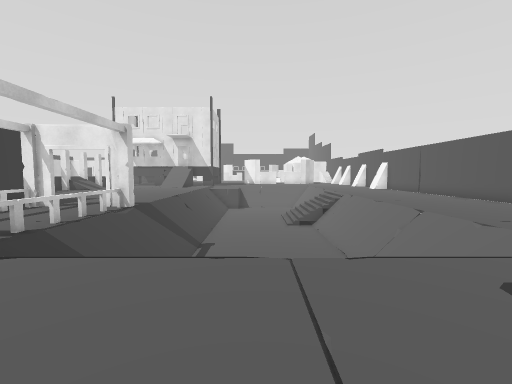
View 1 (above)

24 first-person views from a walk through a 3-D level made in the Unity game engine. The camera is 1.2 m above the floor, tilts 4° down and sees 90° across. The floor is counted in squares, 1 m on a side. Each view is taken from the middle of a square. On the plan, view 1 faces up. The plan holds only what a view shows up to about 12 squares ahead; the rest is blank. The place goes on beyond the plan. The player is left out.

View 2
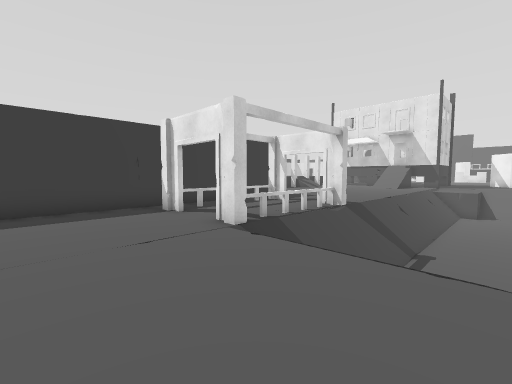

View 3
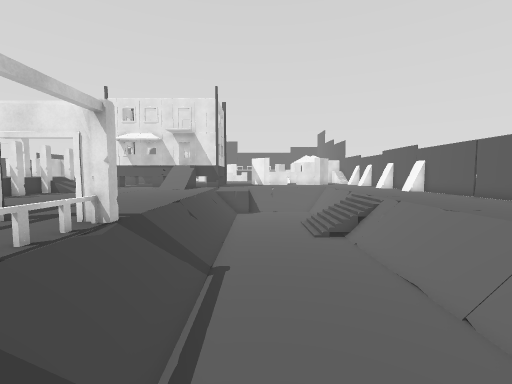

View 4
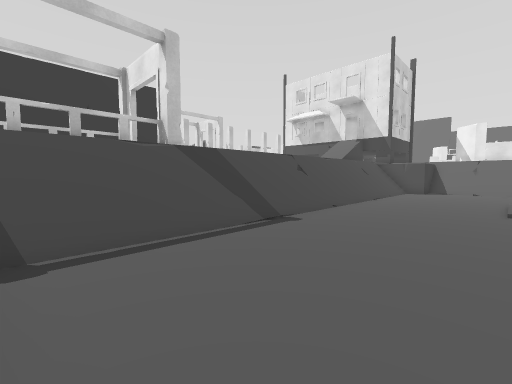

View 5
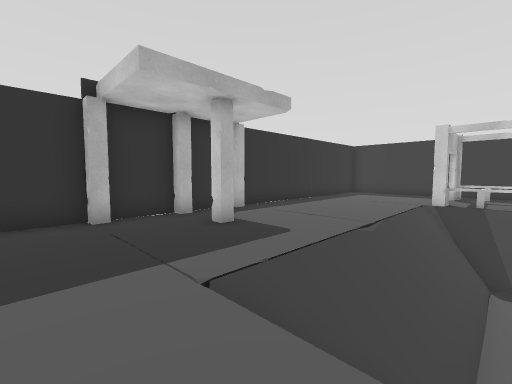

View 6
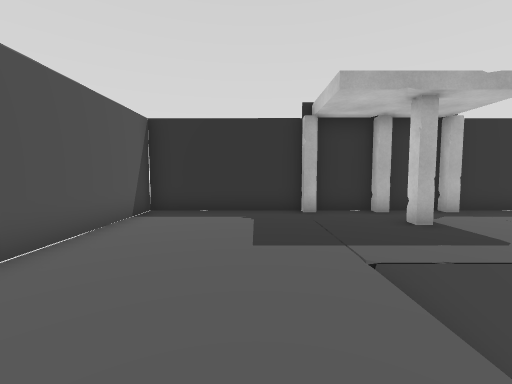

View 7
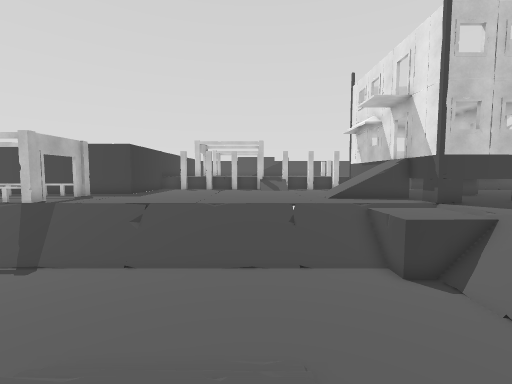

View 8
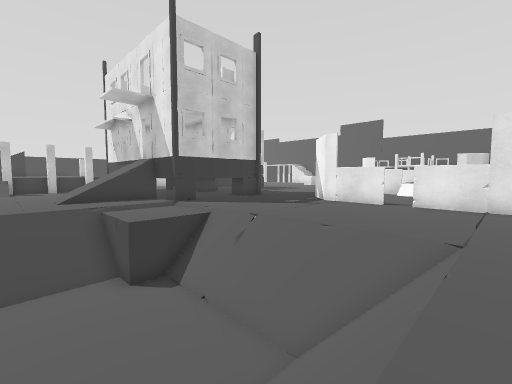

View 9
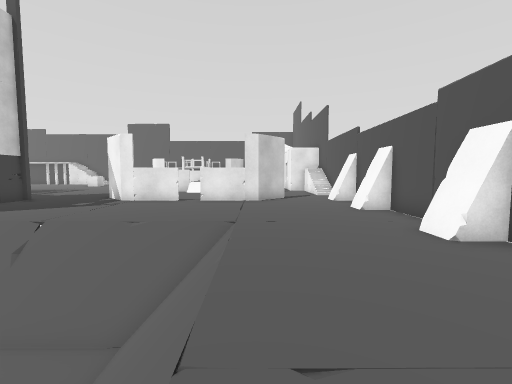

View 10
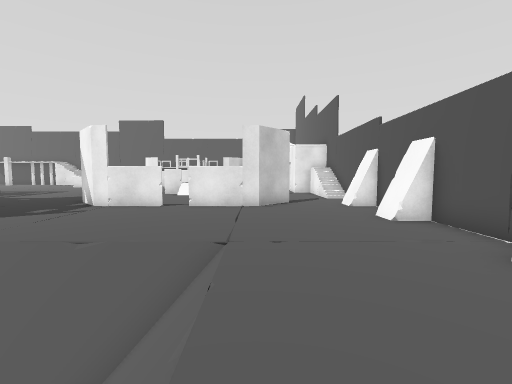

View 11
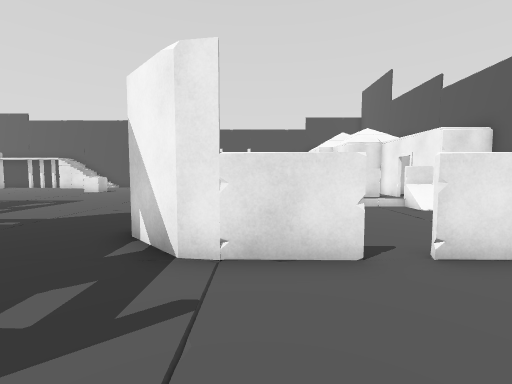

View 12
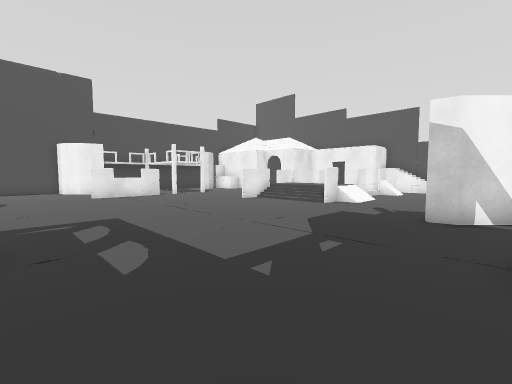

View 13
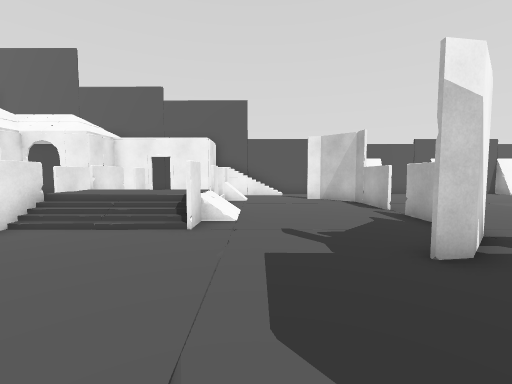

View 14
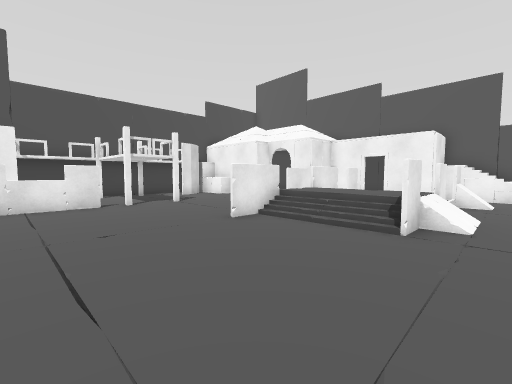

View 15
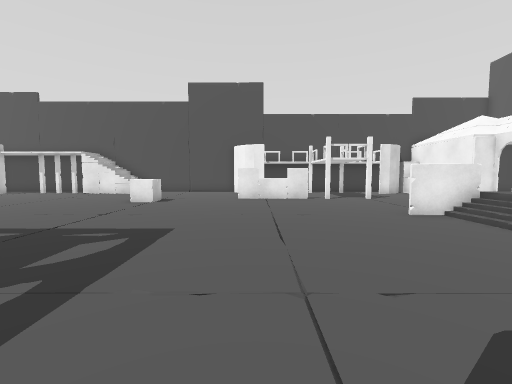

View 16
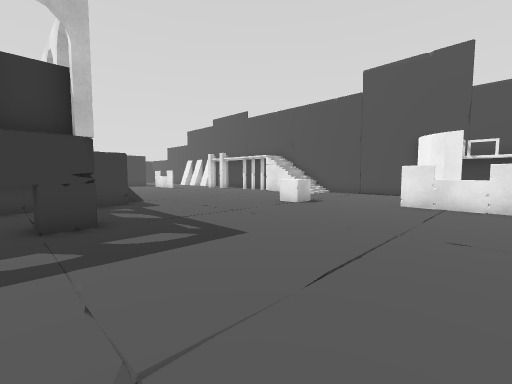

View 17
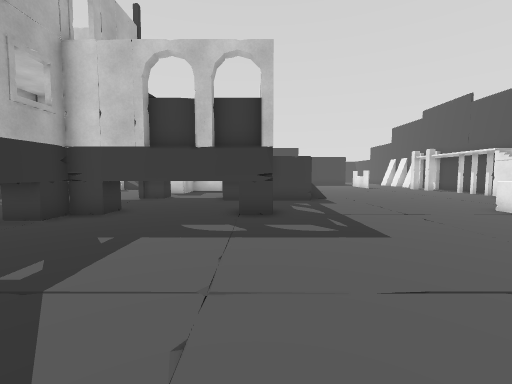

View 18
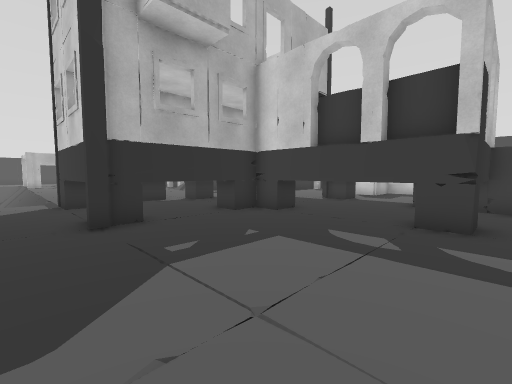

View 19
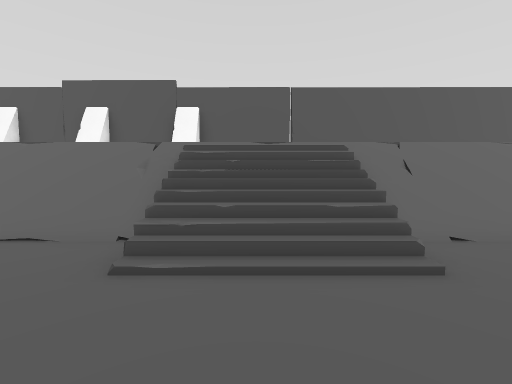

View 20
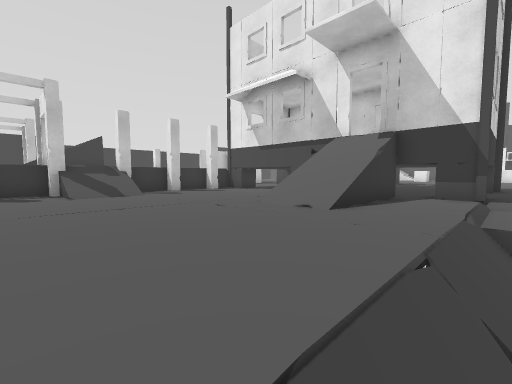

View 21
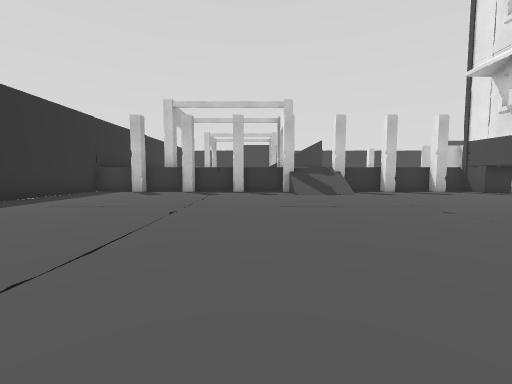

View 22
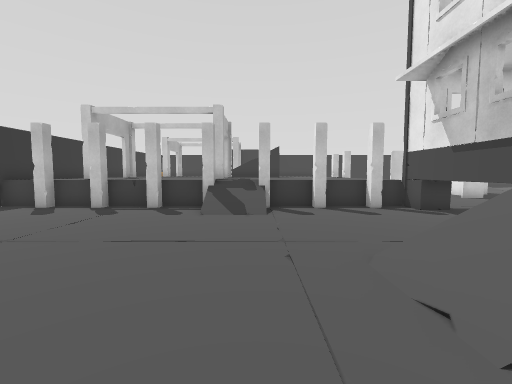

View 23
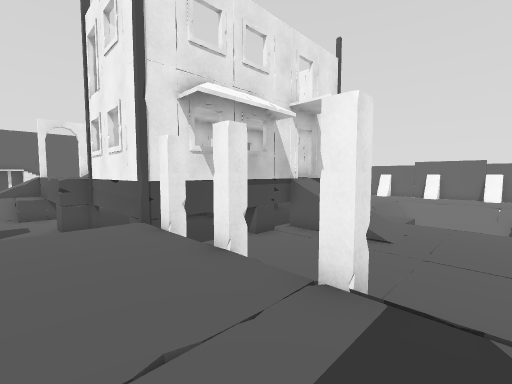

View 24
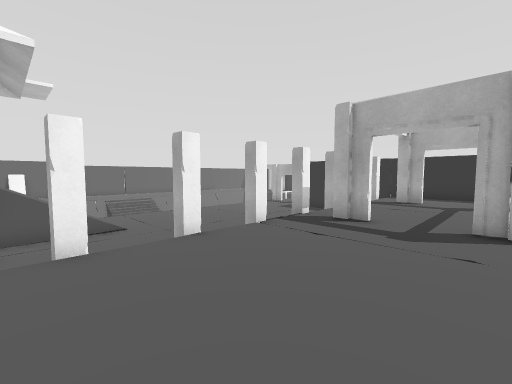

### Floor plan
Key: @ floor where view 1 was taken; # wall or solid block; x gap in a wall; . main floor; - floor 0.25 m lower than the main floor; : floor 1 m higher than the main floor; _ floor 2 m lower than the main floor; / step, stairs or slope; = window, fence, low wall or low ledge; B building; O other object.
Columns run from 19 left of view 1 to 11 right of it. Each row starts with its distance up from view 1.
 46    ......O...##=#.....   BB
 45    ......O............    B
 44     .................     B
 43      ................   ##B
 42      ..............==  ==#
 41      .............../O
 40      .............../       B
 39       ............../       B
 38       ............../       BB#
 37      ###OO..........=//#..#   #
 36   .O    OO.................   #
 35   ..    OO.................   #
 34   ..     O................... #
 33   ..     O........#.......#.. #
 32   .. BBBOO....#...####.####..##
 31   .. BBBBBBBBBB...............#
 30    ..B        B...............#
 29     .B        B..............##
 28      B        B...............#
 27      BBBBBBBBBB...............#
 26 :::::......//..---///////.....#
 25 :::::#.....//..---///////....##
 24 :::::......//..---_____//.....#
 23 :::::#.....//..//______//.... #
 22 :::::..........//______//...  #
 21 :::::#/........//______//... ##
 20 #:::://........//______//.    #
 19 #::::#.........//_____///.    #
 18  ::::..........//_____///     #
 17  ::::#.........//_____///     #
 16  ::::..........//_____=//     #
 15  ::::#.........//______//.....#
 14  ::#:..........//______//.....#
 13  ::: #...... ..//______//.....#
 12  ::  ....... ..//______//.....#
 11  ##########....//______//.....#
 10          # ...///______//.....#
  9          # x..x//______//.... #
  8          # O..O//______//...  #
  7          # O..O//______//..   #
  6          #.O..O//______ /....
  5          #.O..O//////////....
  4          #.#..#//////////.....
  3          #....................#
  2          #....................#
  1          #............#.......#
  0          #.........@..........#
 -1                 ....#.#.#.....#
 -2                 ###############

Where each view was taken, in squares from view 1:
view 1: 0 up, 0 right, facing up
view 2: 0 up, 0 right, facing up-left
view 3: 3 up, 1 left, facing up
view 4: 6 up, 2 right, facing up-left
view 5: 6 up, 7 right, facing down-left
view 6: 7 up, 7 right, facing down
view 7: 19 up, 6 right, facing left
view 8: 21 up, 6 right, facing up-left
view 9: 20 up, 6 right, facing up
view 10: 22 up, 6 right, facing up
view 11: 28 up, 1 right, facing up
view 12: 32 up, 9 left, facing up-right
view 13: 36 up, 5 left, facing right
view 14: 36 up, 5 left, facing up-right
view 15: 34 up, 5 left, facing up
view 16: 36 up, 3 left, facing up-left
view 17: 37 up, 2 left, facing left
view 18: 38 up, 3 left, facing down-left
view 19: 18 up, 1 left, facing right
view 20: 18 up, 4 left, facing up-left
view 21: 18 up, 4 left, facing left
view 22: 21 up, 5 left, facing left
view 23: 20 up, 17 left, facing up-right
view 24: 26 up, 19 left, facing down-right
